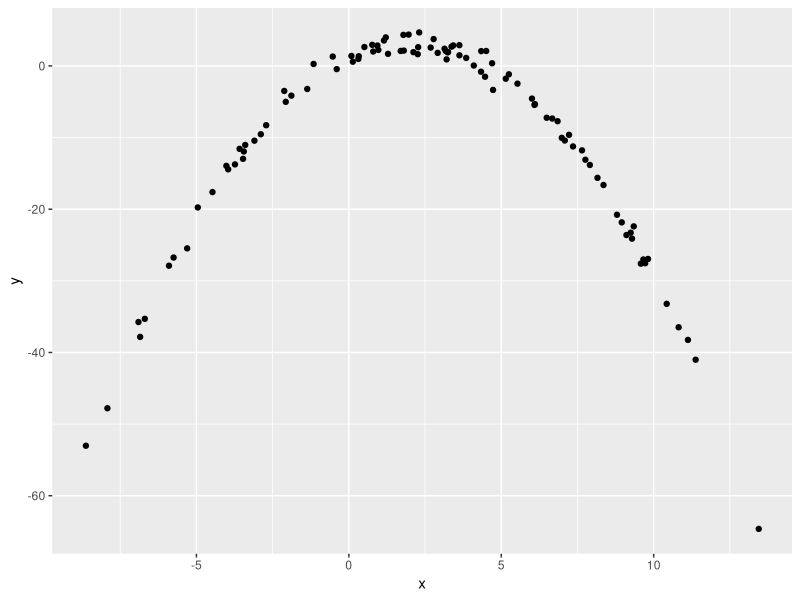

Here is the R script that generated this plot:
## ---- chunk 1
library(tidyverse)

df = tibble(
  x = rnorm(100, 2,5),
  y = 1 + 2 *x - .5 * x ^2 + rnorm(100)
)

df |>
  ggplot(aes(x = x, y = y)) +
  geom_point()
